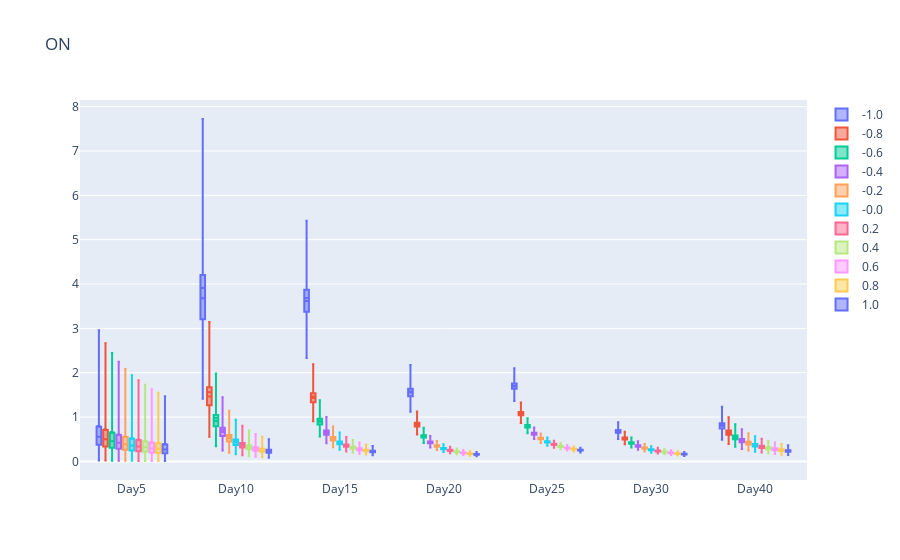

Notebook cell for this chart:
### Code cell
# Create list of names for x-axis and traces
group_name = ['Day{}'.format(x) for x in chosen_times]

# Sort results
all_intervals.sort_values(by=['Epsilon','Time Points'], inplace=True)

# Plot (box plot for inference)
fig = go.Figure()

n = len(group_name)
for i in range(len(epsilon_range)):
    fig.add_trace(
        go.Box(
            mean=all_intervals.loc[all_intervals['Central Probability']==0]['Mean'][i*n:(i+1)*n],
            median=all_intervals.loc[all_intervals['Central Probability']==0]['Lower bound CI'][i*n:(i+1)*n],
            q1=all_intervals.loc[all_intervals['Central Probability']==0.25]['Lower bound CI'][i*n:(i+1)*n],
            q3=all_intervals.loc[all_intervals['Central Probability']==0.25]['Upper bound CI'][i*n:(i+1)*n],
            upperfence=all_intervals.loc[all_intervals['Central Probability']==0.95]['Upper bound CI'][i*n:(i+1)*n],
            lowerfence=all_intervals.loc[all_intervals['Central Probability']==0.95]['Lower bound CI'][i*n:(i+1)*n],
            x=group_name,
            name=str(round(epsilon_range[i],1))
        )
    )
fig.update_layout(boxmode='group', title='New Zealand')
fig.show()
